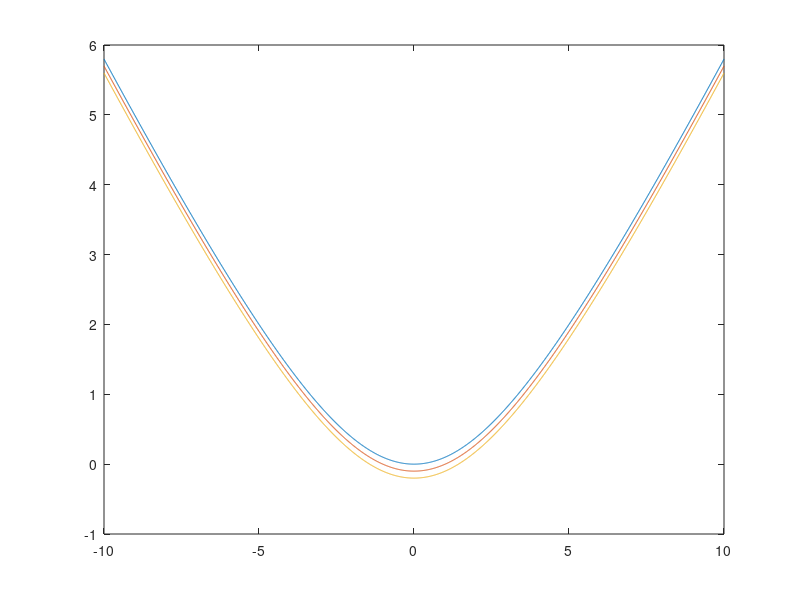

Here is the MATLAB script that generated this plot:
n = 1.5;
f = 10;

dx = .01;
w = 10;
x = -w:dx:w;

s = f/(n+1)*(1 - sqrt(1 + (n+1)/(n-1)*x.^2/f^2));
sp = -s;

R = (n-1)*f;
k = -2.25;
z = x.^2./(R*(1 + sqrt(1 - (1+k)*x.^2/R^2)));
perf = f/(n-1)*(x.^2/f^2)./(1 + sqrt(1 + (n+1)/(n-1)*(x.^2/f^2)));

% asymp = f/(n+1) - x/sqrt(n^2-1);

figure(1)
plot(x,sp,x,z-.1,x,perf-.2);
return;

figure(2)
plot(x,abs(sp-z));
title(['|max| = ',num2str(max(abs(sp-z)))]);
% axis equal;